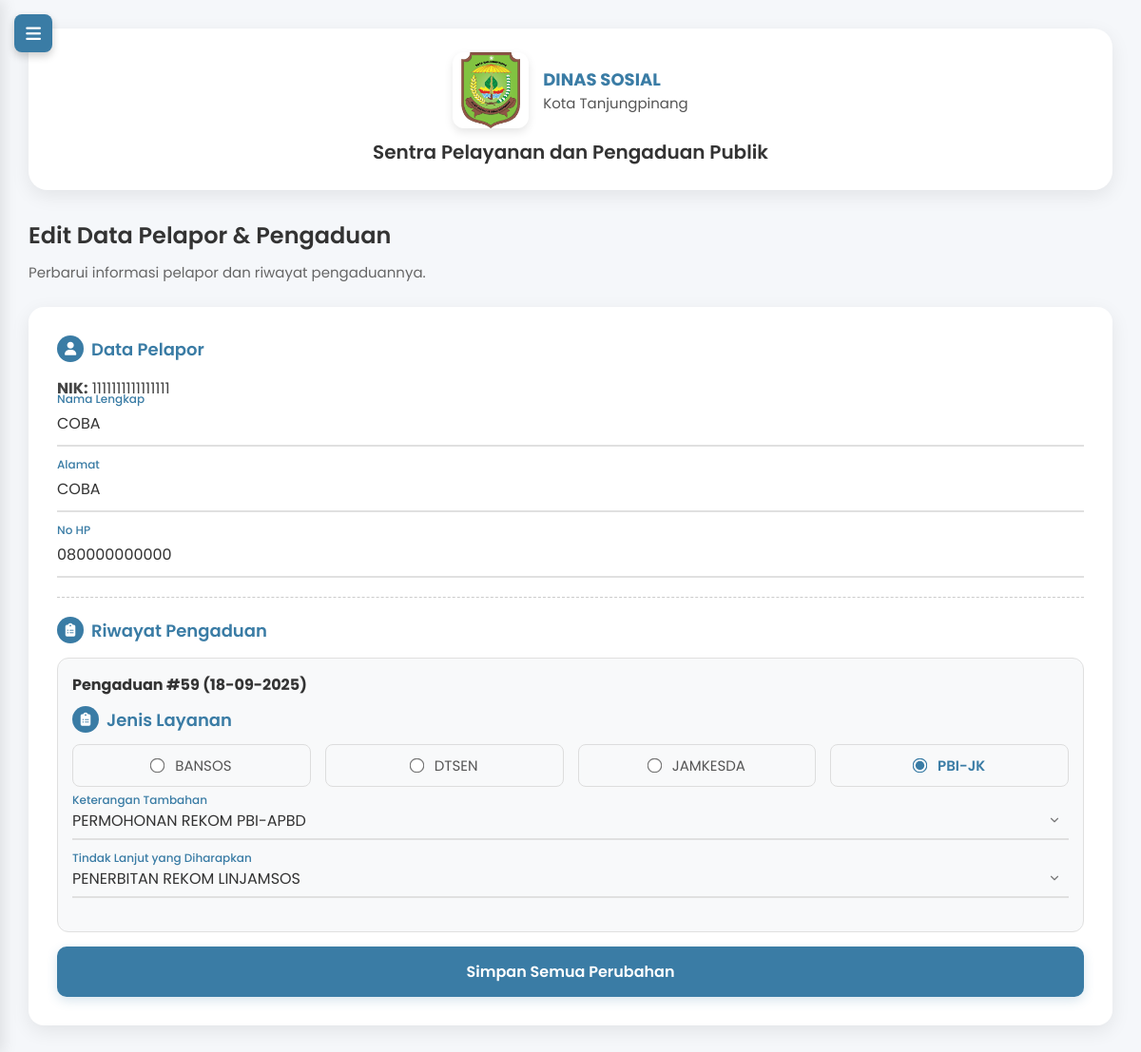
The page /edit_pelapor.php?nik=1111111111111111 (signed in) on the database its author committed.
### tables this page shows
CREATE TABLE `pelapor` (
  `id` int(11) NOT NULL,
  `nama` varchar(100) DEFAULT NULL,
  `nik` varchar(20) DEFAULT NULL,
  `nohp` varchar(20) DEFAULT NULL,
  `alamat` varchar(255) NOT NULL
);

CREATE TABLE `pengaduan` (
  `id` int(11) NOT NULL,
  `nik` varchar(20) DEFAULT NULL,
  `layanan` varchar(50) DEFAULT NULL,
  `tanggal` timestamp NOT NULL DEFAULT current_timestamp(),
  `keterangan` text DEFAULT NULL,
  `tindaklanjut` text DEFAULT NULL
);

### edit_pelapor.php (the view, shortened to what this page needs)
<?php
include 'db.php';
$nik = isset($_GET['nik']) ? mysqli_real_escape_string($conn, $_GET['nik']) : '';
$query = "SELECT * FROM pelapor WHERE nik = '$nik'";
$result = mysqli_query($conn, $query);
$pelapor = mysqli_fetch_assoc($result);
$pengaduan_result = mysqli_query($conn, "SELECT * FROM pengaduan WHERE nik='$nik' ORDER BY tanggal DESC");
$ket_query = mysqli_query($conn, "SELECT nama FROM keterangan_layanan ORDER BY nama");
$keterangan_options = [];
while ($row = mysqli_fetch_assoc($ket_query)) {
    $keterangan_options[] = htmlspecialchars($row['nama']);
}
$tindak_query = mysqli_query($conn, "SELECT nama FROM tindak_lanjut ORDER BY nama");
$tindaklanjut_options = [];
while ($row = mysqli_fetch_assoc($tindak_query)) {
    $tindaklanjut_options[] = htmlspecialchars($row['nama']);
}
$layanan_query = mysqli_query($conn, "SELECT nama FROM jenis_layanan ORDER BY nama");
$layanan_options = [];
while ($row = mysqli_fetch_assoc($layanan_query)) {
    $layanan_options[] = htmlspecialchars($row['nama']);
}
?>
<!DOCTYPE html>
<html lang="id">
<head>
    <link rel="stylesheet" href="https://cdnjs.cloudflare.com/ajax/libs/font-awesome/6.4.0/css/all.min.css" />
</head>
<body>
    <button class="hamburger" id="hamburger"><i class="fas fa-bars"></i></button>
    <div class="main-content" id="main-content">
        <div class="header">
            <div class="logo-container">
                <img src="images/dinsos.png" alt="Logo Dinas Sosial Kota Tanjungpinang" class="logo">
                <div class="instansi">
                    <div class="kota">DINAS SOSIAL</div>
                    <div class="dinas">Kota Tanjungpinang</div>
                </div>
            </div>
            <div class="app-title">Sentra Pelayanan dan Pengaduan Publik</div>
        </div>
        <h2>Edit Data Pelapor & Pengaduan</h2>
        <p class="subtitle">Perbarui informasi pelapor dan riwayat pengaduannya.</p>
        <div class="form-card">
            <form method="POST" id="form-edit">
                <div class="form-section">
                    <h3><i class="fas fa-user"></i> Data Pelapor</h3>
                    <p><strong>NIK:</strong> <?= htmlspecialchars($pelapor['nik']) ?></p>
                    <div class="input-group">
                        <input type="text" name="nama" id="nama" placeholder=" " value="<?= htmlspecialchars($pelapor['nama']) ?>" required>
                        <label for="nama">Nama Lengkap</label>
                    </div>
                    <div class="input-group">
                        <input type="text" name="alamat" id="alamat" placeholder=" " value="<?= htmlspecialchars($pelapor['alamat']) ?>" required>
                        <label for="alamat">Alamat</label>
                    </div>
                    <div class="input-group">
                        <input type="tel" name="nohp" id="nohp" placeholder=" " value="<?= htmlspecialchars($pelapor['nohp']) ?>" required>
                        <label for="nohp">No HP</label>
                    </div>
                </div>
                <?php if (mysqli_num_rows($pengaduan_result) > 0): ?>
                    <div class="form-section pengaduan-list">
                        <h3><i class="fas fa-clipboard-list"></i> Riwayat Pengaduan</h3>
                        <?php while ($p = mysqli_fetch_assoc($pengaduan_result)): ?>
                            <div class="pengaduan-item">
                                <h4>Pengaduan #<?= $p['id'] ?> (<?= date('d-m-Y', strtotime($p['tanggal'])) ?>)</h4>
                                <div class="form-section">
                                    <h3 style="margin-bottom: 12px;"><i class="fas fa-clipboard-list"></i> Jenis Layanan</h3>
                                    <div class="radio-group">
                                        <?php foreach ($layanan_options as $opt): ?>
                                            <label>
                                                <input type="radio" name="pengaduan[<?= $p['id'] ?>][layanan]" value="<?= $opt ?>" required <?= $p['layanan'] === $opt ? 'checked' : '' ?>>
                                                <span><?= $opt ?></span>
                                            </label>
                                        <?php endforeach; ?>
                                    </div>
                                </div>
                                <div class="input-group">
                                    <select name="pengaduan[<?= $p['id'] ?>][keterangan]" id="keterangan_<?= $p['id'] ?>" required>
                                        <?php foreach ($keterangan_options as $opt): ?>
                                            <option value="<?= $opt ?>" <?= $p['keterangan'] === $opt ? 'selected' : '' ?>><?= $opt ?></option>
                                        <?php endforeach; ?>
                                    </select>
                                    <label for="keterangan_<?= $p['id'] ?>">Keterangan Tambahan</label>
                                </div>
                                <div class="input-group">
                                    <select name="pengaduan[<?= $p['id'] ?>][tindaklanjut]" id="tindaklanjut_<?= $p['id'] ?>" required>
                                        <?php foreach ($tindaklanjut_options as $opt): ?>
                                            <option value="<?= $opt ?>" <?= $p['tindaklanjut'] === $opt ? 'selected' : '' ?>><?= $opt ?></option>
                                        <?php endforeach; ?>
                                    </select>
                                    <label for="tindaklanjut_<?= $p['id'] ?>">Tindak Lanjut yang Diharapkan</label>
                                </div>
                            </div>
                        <?php endwhile; ?>
                    </div>
                <?php else: ?>
                    <p><em>Tidak ada riwayat pengaduan untuk pelapor ini.</em></p>
                <?php endif; ?>
                <button type="submit">Simpan Semua Perubahan</button>
            </form>
        </div>
    </div>
</body>
</html>

### edit_pelapor.php (style rules this page uses)
* { margin: 0; padding: 0; box-sizing: border-box; font-family: 'Poppins', sans-serif; }
body { background: #f5f7fa; min-height: 100vh; color: #444; overflow-x: hidden; }
.hamburger { display: none; position: fixed; top: 15px; left: 15px; background: #3a7ca5; color: white; border: none; width: 40px; height: 40px; border-radius: 8px; font-size: 18px; cursor: pointer; z-index: 1100; box-shadow: 0 4px 8px rgba(0,0,0,0.2); display: flex; align-items: center; justify-content: center; }
.main-content { margin-left: 0; padding: 30px; transition: margin-left 0.3s ease; }
.header { text-align: center; padding: 25px 0; margin-bottom: 25px; background: white; border-radius: 20px; box-shadow: 0 6px 20px rgba(0, 0, 0, 0.08); }
.header .logo-container { display: flex; align-items: center; justify-content: center; gap: 15px; margin-bottom: 10px; }
.header .logo { width: 80px; height: 80px; object-fit: contain; border-radius: 12px; box-shadow: 0 4px 10px rgba(0, 0, 0, 0.1); }
.header .instansi { text-align: left; }
.header .kota { font-size: 18px; font-weight: 700; color: #3a7ca5; }
.header .dinas { font-size: 15px; color: #555; }
.header .app-title { font-size: 20px; font-weight: 600; color: #333; margin-top: 10px; }
h2 { font-size: 24px; font-weight: 600; color: #333; margin: 30px 0 10px; }
.subtitle { font-size: 15px; color: #666; margin-bottom: 25px; }
.form-card { background: white; padding: 30px; border-radius: 16px; box-shadow: 0 6px 20px rgba(0, 0, 0, 0.08); }
.form-section h3 { font-size: 18px; color: #3a7ca5; margin-bottom: 15px; font-weight: 600; display: flex; align-items: center; gap: 8px; }
.form-section h3 i { background: #3a7ca5; color: white; width: 28px; height: 28px; display: flex; align-items: center; justify-content: center; border-radius: 50%; font-size: 14px; }
.input-group { position: relative; margin-bottom: 20px; }
.input-group input, .input-group textarea, .input-group select { width: 100%; padding: 12px 0 10px 0; border: none; border-bottom: 2px solid #e0e0e0; font-size: 16px; outline: none; background: transparent; color: #333; transition: border-color 0.3s ease; text-transform: uppercase; }
.input-group select { appearance: none; background-size: 14px; }
.input-group label { position: absolute; left: 0; top: 12px; font-size: 16px; color: #777; pointer-events: none; transition: all 0.3s ease; }
.input-group input:focus ~ label, .input-group input:not(:placeholder-shown) ~ label, .input-group select:focus ~ label, .input-group select:not(:invalid) ~ label { top: -10px; font-size: 12px; color: #3a7ca5; font-weight: 500; }
.radio-group { display: flex; gap: 15px; margin-bottom: 15px; flex-wrap: wrap; }
.radio-group label { display: flex; align-items: center; gap: 6px; font-size: 15px; cursor: pointer; color: #555; flex: 1; min-width: 120px; justify-content: center; padding: 10px; border: 1px solid #ddd; border-radius: 8px; background: #f8f9fa; transition: all 0.3s ease; }
.radio-group input[type="radio"] { accent-color: #3a7ca5; transform: scale(1.2); margin-right: 6px; }
.radio-group input[type="radio"]:checked + span { font-weight: 600; color: #3a7ca5; }
.pengaduan-list { margin-top: 20px; border-top: 1px dashed #ccc; padding-top: 20px; }
.pengaduan-item { background: #f8f9fa; padding: 15px; border-radius: 12px; margin-bottom: 15px; border: 1px solid #e0e0e0; }
.pengaduan-item h4 { margin-bottom: 10px; color: #333; font-size: 16px; }
button[type="submit"] { width: 100%; padding: 14px; background: #3a7ca5; color: white; border: none; border-radius: 10px; font-size: 16px; font-weight: 600; cursor: pointer; transition: all 0.3s ease; box-shadow: 0 4px 12px rgba(58, 124, 165, 0.2); }

### rows shown on the page
pelapor: nik "1111111111111111", nama "COBA", alamat "COBA", nohp "080000000000"
pengaduan: id "59", tanggal "18-09-2025", layanan "☐ BANSOS", opt "BANSOS", layanan "☐ DTSEN", opt "DTSEN", layanan "☐ JAMKESDA", opt "JAMKESDA", layanan "☑ PBI-JK", opt "PBI-JK", keterangan+id "PERMOHONAN REKOM PBI-APBD", tindaklanjut+id "PENERBITAN REKOM LINJAMSOS"
